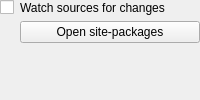
<?xml version="1.0" encoding="UTF-8"?>
<ui version="4.0">
 <class>ConfigWidget</class>
 <widget class="QWidget" name="ConfigWidget">
  <layout class="QFormLayout" name="formLayout">
   <property name="leftMargin">
    <number>0</number>
   </property>
   <property name="topMargin">
    <number>0</number>
   </property>
   <property name="rightMargin">
    <number>0</number>
   </property>
   <property name="bottomMargin">
    <number>0</number>
   </property>
   <item row="0" column="0">
    <widget class="QCheckBox" name="checkBox_watchSources">
     <property name="text">
      <string/>
     </property>
    </widget>
   </item>
   <item row="0" column="1">
    <widget class="QLabel" name="label">
     <property name="text">
      <string>Watch sources for changes</string>
     </property>
    </widget>
   </item>
   <item row="1" column="1">
    <widget class="QPushButton" name="pushButton_packages">
     <property name="text">
      <string>Open site-packages</string>
     </property>
    </widget>
   </item>
  </layout>
 </widget>
 <resources/>
 <connections/>
</ui>
